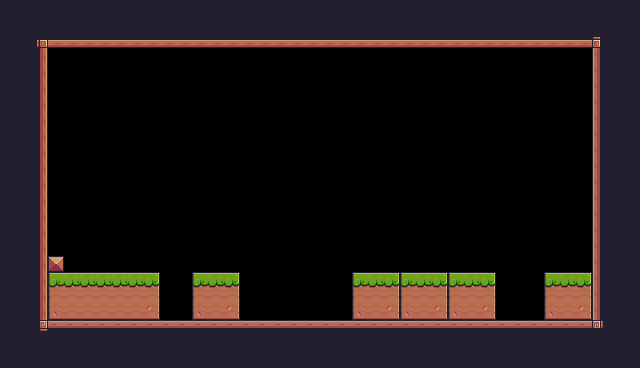

A level layout from a 2D game, rendered from its tile map. Below: a short description, then the map file with its tile-grid data intact:
An orthogonal 40x23 tile map with 16x16 px tiles, 1 tile layer (Tile Layer 1) and 1 object (Player).

<map version="1.10" tiledversion="1.10.2" orientation="orthogonal" renderorder="right-down" width="40" height="23" tilewidth="16" tileheight="16" infinite="0" nextlayerid="3" nextobjectid="2">
 <tileset firstgid="1" source="Pixel Adventure.tsx" />
 <layer id="1" name="Tile Layer 1" width="40" height="23">
  <data encoding="csv">
24,24,24,24,24,24,24,24,24,24,24,24,24,24,24,24,24,24,24,24,24,24,24,24,24,24,24,24,24,24,24,24,24,24,24,24,24,24,24,24,
24,24,24,24,24,24,24,24,24,24,24,24,24,24,24,24,24,24,24,24,24,24,24,24,24,24,24,24,24,24,24,24,24,24,24,24,24,24,24,24,
24,24,92,134,134,134,134,134,134,134,134,134,134,134,134,134,134,134,134,134,134,134,134,134,134,134,134,134,134,134,134,134,134,134,134,134,134,93,24,24,
24,24,113,0,0,0,0,0,0,0,0,0,0,0,0,0,0,0,0,0,0,0,0,0,0,0,0,0,0,0,0,0,0,0,0,0,0,111,24,24,
24,24,113,0,0,0,0,0,0,0,0,0,0,0,0,0,0,0,0,0,0,0,0,0,0,0,0,0,0,0,0,0,0,0,0,0,0,111,24,24,
24,24,113,0,0,0,0,0,0,0,0,0,0,0,0,0,0,0,0,0,0,0,0,0,0,0,0,0,0,0,0,0,0,0,0,0,0,111,24,24,
24,24,113,0,0,0,0,0,0,0,0,0,0,0,0,0,0,0,0,0,0,0,0,0,0,0,0,0,0,0,0,0,0,0,0,0,0,111,24,24,
24,24,113,0,0,0,0,0,0,0,0,0,0,0,0,0,0,0,0,0,0,0,0,0,0,0,0,0,0,0,0,0,0,0,0,0,0,111,24,24,
24,24,113,0,0,0,0,0,0,0,0,0,0,0,0,0,0,0,0,0,0,0,0,0,0,0,0,0,0,0,0,0,0,0,0,0,0,111,24,24,
24,24,113,0,0,0,0,0,0,0,0,0,0,0,0,0,0,0,0,0,0,0,0,0,0,0,0,0,0,0,0,0,0,0,0,0,0,111,24,24,
24,24,113,0,0,0,0,0,0,0,0,0,0,0,0,0,0,0,0,0,0,0,0,0,0,0,0,0,0,0,0,0,0,0,0,0,0,111,24,24,
24,24,113,0,0,0,0,0,0,0,0,0,0,0,0,0,0,0,0,0,0,0,0,0,0,0,0,0,0,0,0,0,0,0,0,0,0,111,24,24,
24,24,113,0,0,0,0,0,0,0,0,0,0,0,0,0,0,0,0,0,0,0,0,0,0,0,0,0,0,0,0,0,0,0,0,0,0,111,24,24,
24,24,113,0,0,0,0,0,0,0,0,0,0,0,0,0,0,0,0,0,0,0,0,0,0,0,0,0,0,0,0,0,0,0,0,0,0,111,24,24,
24,24,113,0,0,0,0,0,0,0,0,0,0,0,0,0,0,0,0,0,0,0,0,0,0,0,0,0,0,0,0,0,0,0,0,0,0,111,24,24,
24,24,113,0,0,0,0,0,0,0,0,0,0,0,0,0,0,0,0,0,0,0,0,0,0,0,0,0,0,0,0,0,0,0,0,0,0,111,24,24,
24,112,113,35,0,0,0,0,0,0,0,0,0,0,0,0,0,0,0,0,0,0,0,0,0,0,0,0,0,0,0,0,0,0,0,0,0,111,24,24,
24,112,113,7,8,8,8,8,8,9,0,0,7,8,9,0,0,0,0,0,0,0,7,8,9,7,8,9,7,8,9,0,0,0,7,8,9,111,24,24,
24,112,113,29,30,30,30,30,30,31,0,0,29,30,31,0,0,0,0,0,0,0,29,30,31,29,30,31,29,30,31,0,0,0,29,30,31,111,24,24,
112,112,113,51,52,52,52,52,52,53,0,0,51,52,53,0,0,0,0,0,0,0,51,52,53,51,52,53,51,52,53,0,0,0,51,52,53,111,24,24,
24,24,114,90,90,90,90,90,90,90,90,90,90,90,90,90,90,90,90,90,90,90,90,90,90,90,90,90,90,90,90,90,90,90,90,90,90,115,24,24,
24,24,24,24,24,24,24,24,24,112,112,112,112,112,112,112,112,112,112,112,112,112,112,112,112,112,112,24,112,112,24,24,24,24,24,24,24,24,24,24,
24,24,24,24,24,24,24,24,24,24,24,24,24,24,24,24,24,24,24,24,24,24,24,24,24,24,112,112,112,24,24,24,24,24,24,24,24,24,24,24
</data>
 </layer>
 <objectgroup id="2" name="Spawnpoints">
  <object id="1" name="Player" type="Player" x="352.118" y="240.127" width="32.034" height="31.5215" />
 </objectgroup>
</map>
